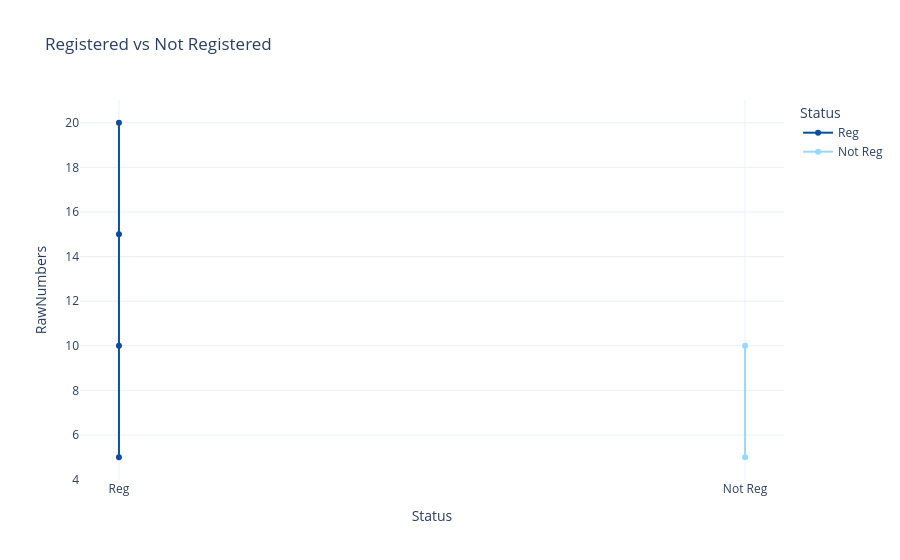

The notebook cell this image was saved under:
### Code cell
# This code creates a practice line chart to test change across registration status categories.
fig2 = px.line(
    vote_2024_copy,
    x="Status",
    y="RawNumbers",
    color="Status",
    markers=True,
    title="Registered vs Not Registered",
    color_discrete_map=COLOR_MAP
)
fig2.show()

### Figure 1 — Plotly figure (JSON) as saved in the notebook; plotly's stock layout.template omitted (floating-point values rounded to 4 significant figures)
{"data": [{"hovertemplate": "Status=%{x}<br>RawNumbers=%{y}<extra></extra>", "legendgroup": "Reg", "line": {"color": "#0B4F9C", "dash": "solid"}, "marker": {"symbol": "circle"}, "mode": "lines+markers", "name": "Reg", "orientation": "v", "showlegend": true, "type": "scatter", "x": ["Reg", "Reg", "Reg", "Reg"], "xaxis": "x", "y": [10, 20, 15, 5], "yaxis": "y"}, {"hovertemplate": "Status=%{x}<br>RawNumbers=%{y}<extra></extra>", "legendgroup": "Not Reg", "line": {"color": "#9AD7FF", "dash": "solid"}, "marker": {"symbol": "circle"}, "mode": "lines+markers", "name": "Not Reg", "orientation": "v", "showlegend": true, "type": "scatter", "x": ["Not Reg", "Not Reg"], "xaxis": "x", "y": [5, 10], "yaxis": "y"}], "layout": {"legend": {"title": {"text": "Status"}, "tracegroupgap": 0}, "title": {"text": "Registered vs Not Registered"}, "xaxis": {"anchor": "y", "categoryarray": ["Reg", "Not Reg"], "categoryorder": "array", "domain": [0, 1], "title": {"text": "Status"}}, "yaxis": {"anchor": "x", "domain": [0, 1], "title": {"text": "RawNumbers"}}}}
